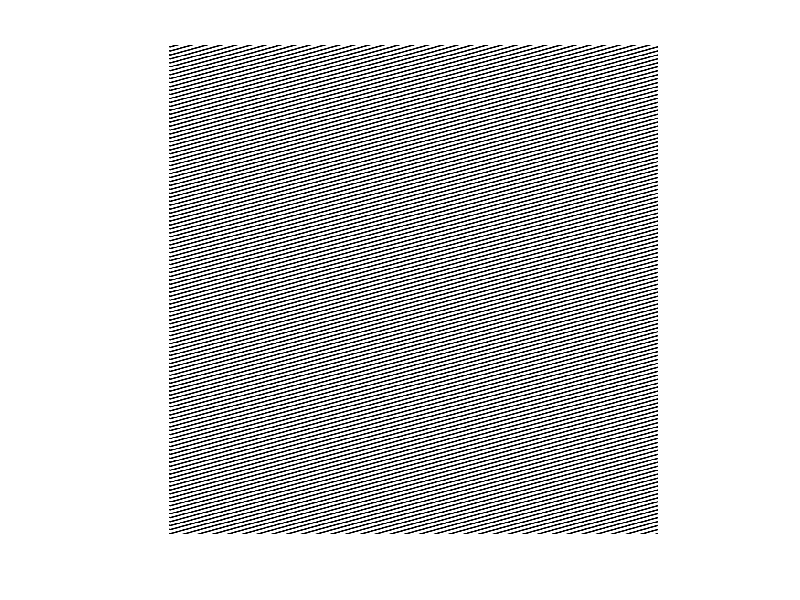

The MATLAB script that drew this image:
% TODO: make (-/+) 75 and 45 degree data
%%
I = zeros(3072, 3072, 'uint16');
%%
stripSize = 4;
for i = stripSize:stripSize*2:3072
    I(i:i+stripSize, :) = 32767;
end

%%
angle = 15;
I = imrotate(I, angle, 'bilinear', 'crop');
I = I(1025:2048, 1025:2048);

%%
figure; imshow(I, [])